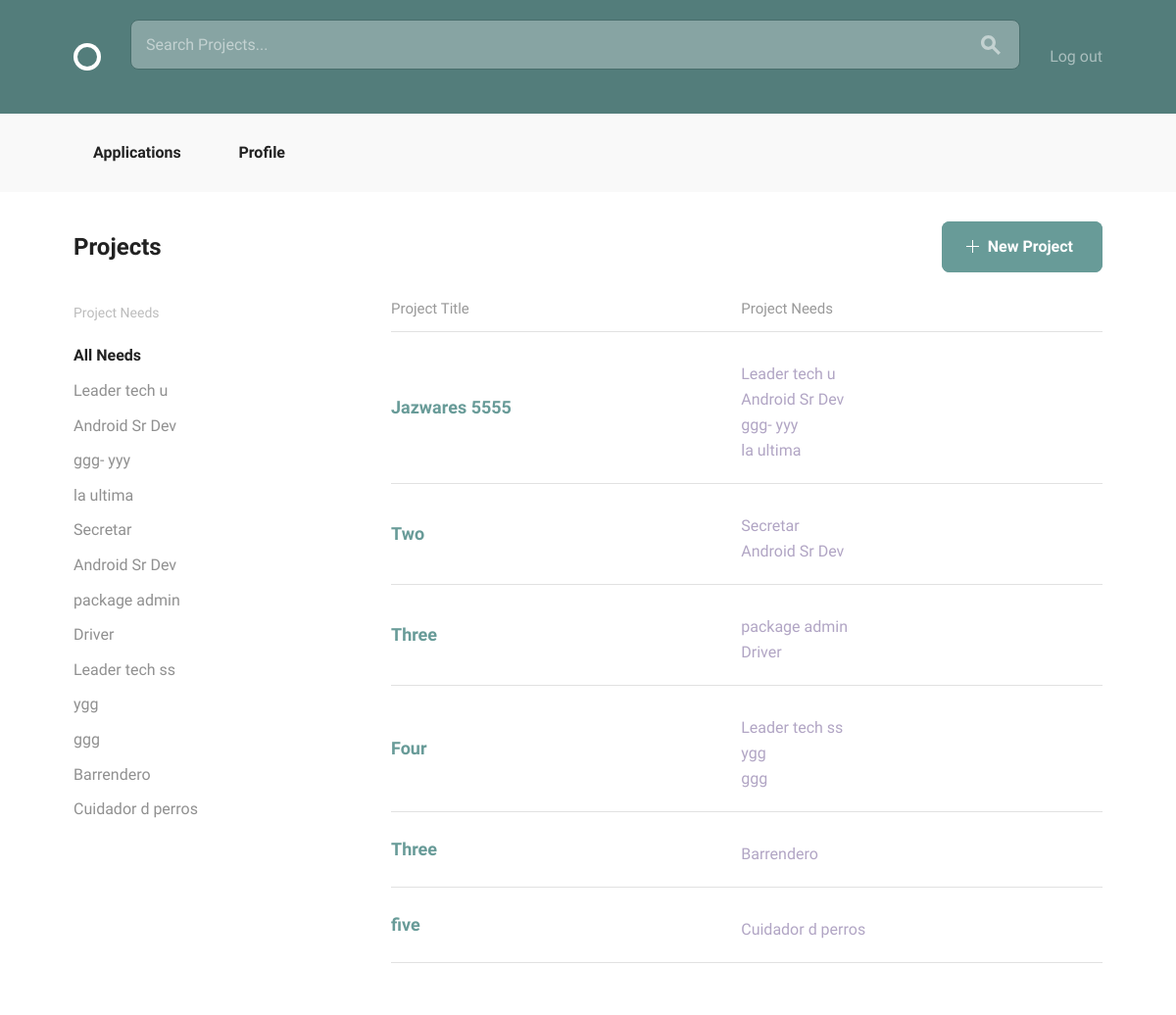
Before: /projects/all (signed in) with the older database file.
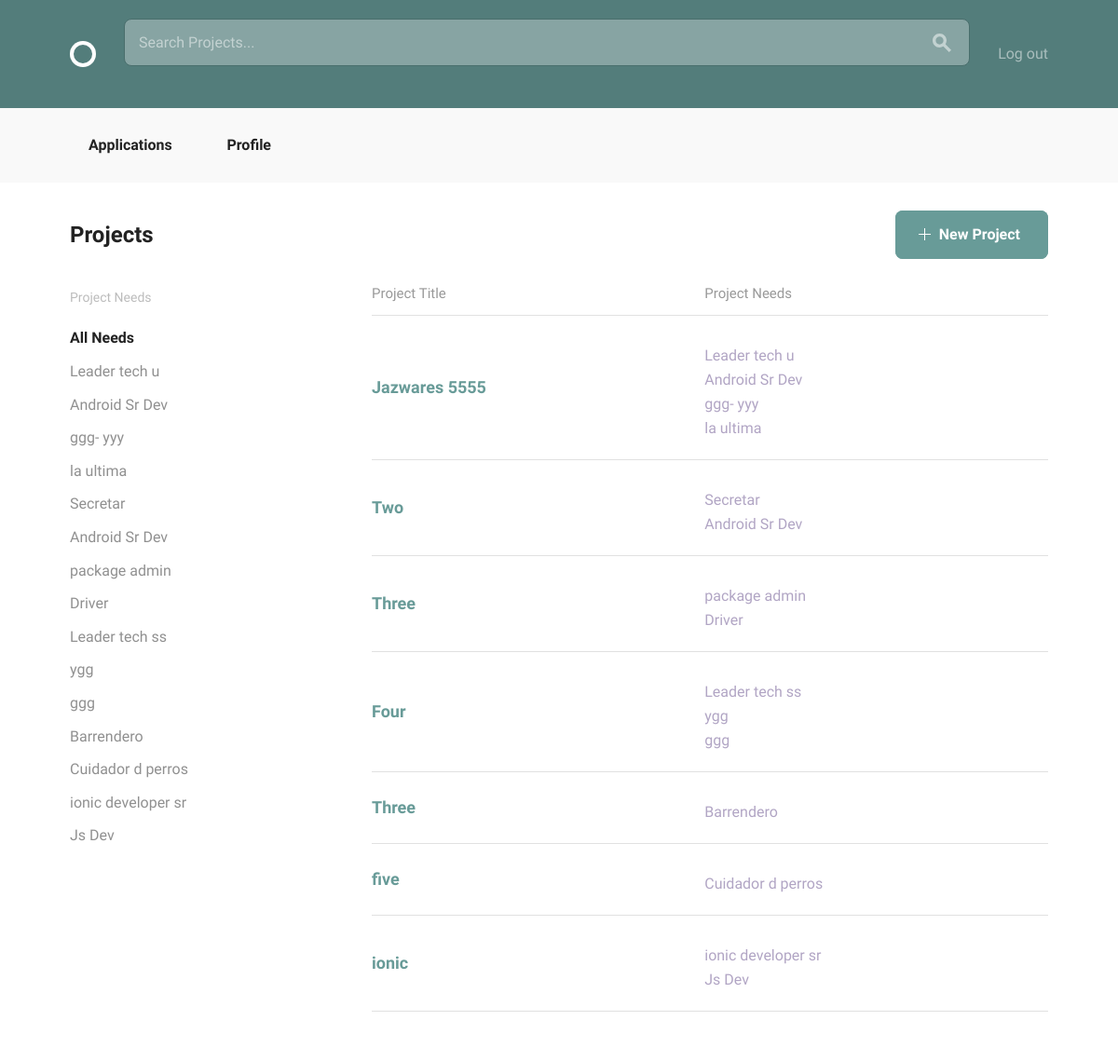
After: the same page with the newer database file.
### projects/models.py (models this page shows, shortened)
class Position(models.Model):
    position_title = models.CharField(max_length=40)
    skill = models.ForeignKey(Skill, related_name='positions')
    description = models.TextField(default='')
    project = models.ForeignKey(Project, related_name='positions')
    filled = models.BooleanField(default=False)

class Project(models.Model):
    owner = models.ForeignKey(settings.AUTH_USER_MODEL,
                              related_name="projects")
    title = models.CharField(max_length=140)
    description = models.TextField()
    concluded = models.BooleanField(default=False)
    time_line_description = models.TextField(default='')
    applicant_req = models.TextField(default='')

### projects/views.py (the view)
class AllProjects(LoginRequiredMixin, PrefetchRelatedMixin, generic.ListView):
    model = models.Project
    prefetch_related = ["positions"]
    def get_queryset(self):
        if not self.request.GET.get('q'):
            return models.Project.objects.all()
        else:
            return models.Project.objects.filter(
                title__icontains=self.request.GET.get('q')
            )

### projects/templates/projects/project_list.html
{% extends "layout.html" %}
{% block body_content %}
    <div class="bounds circle--page">
        <div class="circle--page--header circle--fluid">
            <div class="circle--fluid--cell circle--fluid--primary">
                <h2>Projects</h2>
            </div>
            <div class="circle--fluid--cell circle--fluid--secondary">
                <a class="button button-primary icon-on-left" href="{% url 'projects:create_project' %}">
                    <svg version="1.1" xmlns="http://www.w3.org/2000/svg" xmlns:xlink="http://www.w3.org/1999/xlink" x="0px" y="0px" viewBox="0 0 13 13" style="enable-background:new 0 0 13 13;" xml:space="preserve" class="add">
            <polygon points="7,6 7,0 6,0 6,6 0,6 0,7 6,7 6,13 7,13 7,7 13,7 13,6 "/>
          </svg>
                    New Project
                </a>
            </div>
        </div>
        <div class="grid-25">
            <div class="circle--filter circle--secondary--module">
                <h4>Project Needs</h4>
                <ul class="circle--filter--list">
                    <li><a class="selected">All Needs</a></li>
                    {% for project in project_list %}
                        {% for position in project.positions.all %}
                            <li class="secondary-label">
                                <a href="{% url 'projects:detail_project' pk=project.pk %}">
                                    {{ position.position_title }}
                                </a>
                            </li>
                        {% endfor %}
                    {% endfor %}
                </ul>
            </div>
        </div>
        <div class="grid-70 grid-push-5">
            <table class="u-full-width circle--table">
                <thead>
                <tr>
                    <th>Project Title</th>
                    <th class="circle--cell--right">Project Needs</th>
                </tr>
                </thead>
                <tbody>
                {% for project in project_list %}
                    <tr class="clickable-row" data-href="{% url 'projects:detail_project' pk=project.pk %}">
                        <td>
                            <h3>{{ project.title }}</h3>
                        </td>
                        <td class="circle--cell--right">
                            {% for position in project.positions.all %}
                                <p class="secondary-label">{{ position.position_title }}</p>
                            {% endfor %}
                        </td>
                    </tr>
                {% endfor %}
                </tbody>
            </table>
        </div>
    </div>
{% endblock %}

### templates/layout.html (shortened to what this page needs)
<!DOCTYPE html>
{% load static from staticfiles %}
<html lang="en">
<head>
    <link rel="stylesheet" href="{% static 'css/global.css' %}">
</head>
<body>
<header class="circle--header">
    <div class="bounds">
        <div class="circle--fluid">
            <div class="circle--fluid--cell">
                <h1 class="hide-text circle--logo"><a class="logo" href="{% url 'home' %}">Circle</a></h1>
            </div>
            <div class="circle--fluid--cell circle--fluid--primary">
                <section class="circle--search">
                    <form action="{% url 'projects:all' %}" method="GET">
                        <input type="search" name="q" placeholder="Search Projects..."/>
                        <button type="submit">
                        </button>
                    </form>
                </section>
            </div>
            <div class="circle--fluid--cell circle--fluid--secondary">
                <nav>
                    <ul class="circle--inline">
                        {% if user.is_authenticated %}
                            <li><a href="{% url 'accounts:logout' %}" class="btn btn-simple">Log out</a></li>
                        {% else %}
                            <li><a href="{% url 'login' %}" class="btn btn-simple">Log in</a></li>
                            <li><a href="{% url 'accounts:signup' %}" class="btn btn-simple">Sign up</a></li>
                        {% endif %}
                    </ul>
                </nav>
            </div>
        </div>
    </div>
</header>
{% if user.is_authenticated %}
    <div class="circle--actions--bar">
        <nav class="bounds">
            <ul class="circle--pill--list">
                <li>
                    <a class="{% if '/projects/applications/' in request.path %} selected {% endif %}"
                       href="{% url 'projects:applications' %}">
                        Applications
                    </a>
                </li>
                <li>
                    <a class="{% if '/accounts/profile/' in request.path %} selected {% endif %}"
                       href="{% url 'accounts:profile' pk=user.pk %}">
                        Profile
                    </a>
                </li>
            </ul>
        </nav>
    </div>
{% endif %}
{% block body_content %}{% endblock %}
</body>
</html>

Changed rows visible on the page:
added Project: title "ionic"
added Position: position_title "ionic developer sr"
added Position: position_title "Js Dev"
